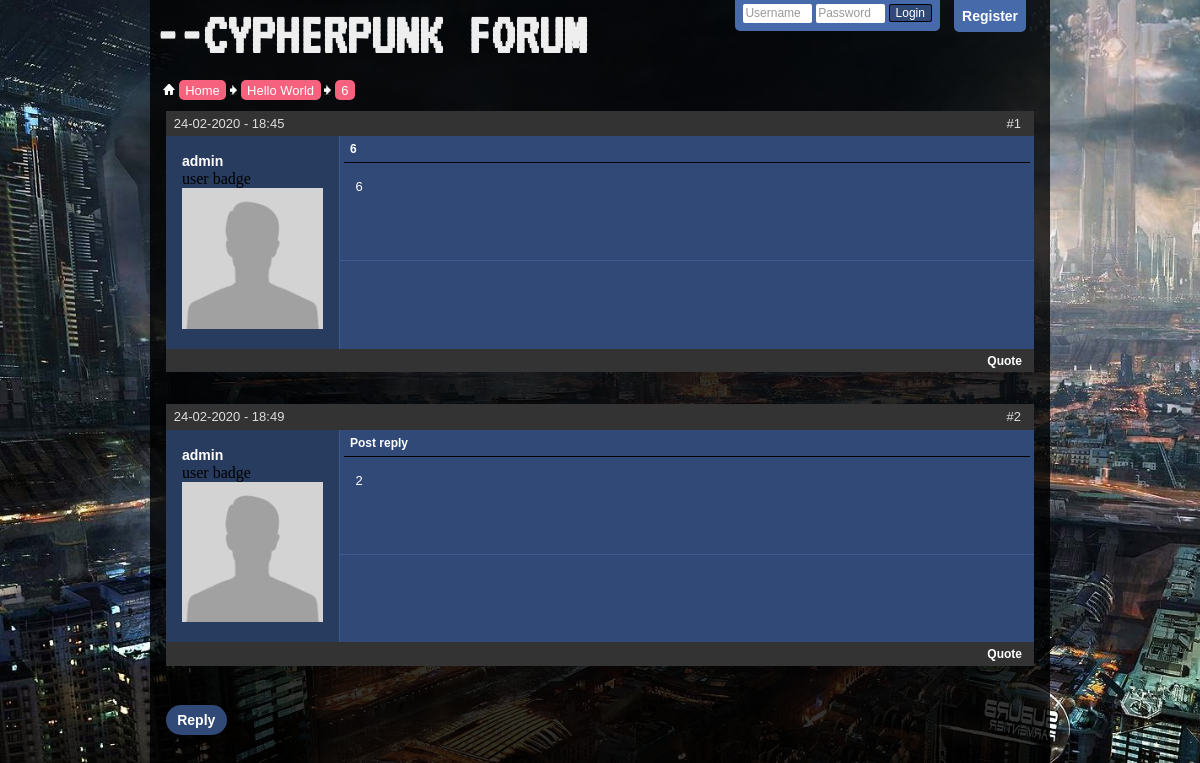
Screenshot of /Second/4/threads/39 with the database file from the repository.
### forumapp/models/models.py (models this page shows, shortened)
class SubCategory(db.Model):
    id = db.Column(db.Integer, primary_key=True)
    title = db.Column(db.String(40), nullable=False)
    desc = db.Column(db.String(200), nullable=False)
    parent_id = db.Column(db.Integer, db.ForeignKey('category.id'))
    threads = db.relationship('Thread', backref='parent')

class Thread(db.Model):
    id = db.Column(db.Integer, primary_key=True)
    title = db.Column(db.String(40), nullable=False)
    pub_date = db.Column(db.DateTime, nullable=False, default=datetime.utcnow)
    author_id = db.Column(db.Integer, db.ForeignKey('user.id'))
    parent_id = db.Column(db.Integer, db.ForeignKey('sub_category.id'))
    posts = db.relationship('Post', backref='thread')

class Post(db.Model):
    id = db.Column(db.Integer, primary_key=True)
    title = db.Column(db.String(80), nullable=False)
    body = db.Column(db.Text, nullable=False)
    pub_date = db.Column(db.DateTime, nullable=False, default=datetime.utcnow)
    edit_date = db.Column(db.DateTime, default=None)
    author_id = db.Column(db.Integer, db.ForeignKey('user.id'))
    thread_id = db.Column(db.Integer, db.ForeignKey('thread.id'))

class User(db.Model, UserMixin):
    id = db.Column(db.Integer, primary_key=True)
    username = db.Column(db.String(20), unique=True, nullable=False)
    password = db.Column(db.String(60), nullable=False)
    posts = db.relationship('Post', backref='author')
    threads = db.relationship('Thread', backref='author')
    permission_level = db.Column(db.Integer, default=0)
    post_signature = db.Column(db.Text(200))
    profile_pic = db.Column(db.String(60), default='default.jpg')

### forumapp/routes.py (the view)
@app.route('/<string:category_title>/<int:sub_category_id>/threads/<int:thread_id>')
def thread(category_title, sub_category_id, thread_id):
    td = Thread.query.filter_by(id=thread_id).first()
    posts = td.posts
    quote_form = ThreadReplyForm()
    variables = {
        'category_title': category_title,
        'sub_category_id': sub_category_id,
        'thread': td,
        'posts': posts,
        'sanitize_html': sanitize_html,
        'form': quote_form,
    }
    return render_template('thread.html', **variables)

### forumapp/models/forms.py
class ThreadReplyForm(FlaskForm):
    body = TextAreaField('Text', validators=[DataRequired()])
    submit = SubmitField('Post')

### forumapp/utils.py (called while the page is built, shortened)
def sanitize_html(text):
    allowed_tags = [
        'img', '/img',
        'url', '/url',
        'quote', '/quote',
        'strong', '/strong',
        'b', '/b',
        'em', '/em',
        'code', '/code',
        'sub', '/sub',
        'sup', '/sup',
        'yt', '/yt'
    ]
    pattern = re.compile(r'<(.*?)>([\s\S]*?)<(.*?)>')
    matches = pattern.finditer(text)
    text = text.replace('<', '&lt')
    text = text.replace('>', '&gt')
    return text

### forumapp/templates/thread.html (shortened to what this page needs)
{% extends "base.html" %}
{% block content %}
    <section class="">
        <div class="content-container">
            {% for post in posts %}
                <div class="post" id="{{ post.id }}">
                    <div class="post-header text-md3">
                        {{ post.pub_date.strftime('%d-%m-%Y - %H:%M') }}
                        <span class="right-corner">#{{ loop.index }}</span>
                    </div>
                    <div class="post-body">
                        <div class="poster-info background-dark2">
                            <a class="text-md2" href="{{ url_for('user_posts', username=post.author.username) }}">{{ post.author.username }}</a>
                            <p>user badge</p>
                            <img src="{{ url_for('static', filename='img/') }}{{ post.author.profile_pic }}" alt="profile pic">
                        </div>
                        <div class="post-main grid-item background-dark">
                            <div class="post-title text-md">
                                <p>{{ post.title }}</p>
                            </div>
                            <div class="post-content text-md3">
                                <p>{{ sanitize_html(post.body)|safe }}</p>
                            </div>
                            <div class="after-content">
                            </div>
                        </div>
                    </div>
                    <div class="post-footer text-md">
                        <a class="right-corner quote-btn" href="{{ url_for('quote', category_title=category_title, sub_category_id=sub_category_id, thread_id=thread.id, post_id=post.id) }}">Quote</a>
                    </div>
                </div>
            {% endfor %}
            <div class="add-button text-md2">
                <a  href="{{ url_for('new_post', category_title=category_title, sub_category_id=sub_category_id, thread_id=thread.id) }}">Reply</a>
            </div>
        </div>
    </section>
{% endblock content %}

### forumapp/templates/_navbar.html (shortened to what this page needs)
<div class="link-tree navigation text-md3">
    <img src="{{ url_for('static', filename='img/navbit-home.jpg') }}" alt="">
    <a href="{{ url_for('home') }}">Home</a>
    {% if thread %}
        <img src="{{ url_for('static', filename='img/navbit-arrow-right.jpg') }}" alt="">
        <a href="{{ url_for('threads', category_title=category_title, sub_category_id=sub_category_id) }}">{{thread.parent.title}}</a>
        <img src="{{ url_for('static', filename='img/navbit-arrow-right.jpg') }}" alt="">
        <a href="#">{{thread.title}}</a>
    {% endif %}
</div>

### forumapp/static/style.css (style rules this page uses)
* { margin: 0; padding: 0; }
a { text-decoration:none; outline: none; }
body { background: url(img/background1.jpg); background-repeat: no-repeat; background-size: cover; background-attachment: fixed; }
.text-md { font:bold 12px Arial,Tahoma,Calibri,Verdana,Geneva,sans-serif; }
.text-md2 { font:bold 14px Arial,Tahoma,Calibri,Verdana,Geneva,sans-serif; }
.text-md3 { font: 13px Verdana,Arial,Tahoma,Calibri,Geneva,sans-serif; }
.background-dark { background-color: #314977; }
.background-dark2 { background-color: #283c60; }
.navigation { padding: 1em; }
.navigation a { text-decoration: none; color:#203459; color: #fff; background-color: #f6627d; border-radius: 5px; padding: 0.2em .5em; }
.content-container { margin: 0 1em; }
.right-corner { position: absolute; top: .4em; right: 1em; }
.add-button { text-align:left; padding: .5em .8em;; background-color: #314977; display: inline-block; border-radius: 20px; margin: .5em 0; color: #fff; }
.add-button a { text-decoration: none; color: #fff; }
.post { margin-bottom: 2em; }
.post-body { display:grid; grid-template-columns: 1fr 4fr; }
.post-content p { white-space: pre-wrap; }
.post-title { width: 97%; margin: auto; border-bottom: 1px solid #000; padding: 0.5em; color: #fff; }
.post-header, .post-footer { background-color: #333; color: #ddd; display: block; padding: .4em .6em; position: relative; min-height: 1.1665em; }
.post-footer a { color: #fff; }
.post-content { padding: 1rem; color: #fff; }
.after-content { border-bottom: solid 1px #3e598e; min-height: 50px; position: relative; }
.poster-info { border-right: 1px solid #3e598e; padding: 1rem; }
.poster-info a { color: #fff; }
.poster-info img { max-width: 100%; }

### rows the page displays
SubCategory: parent "Hello World"
Thread: title "6"
Post: pub_date "24-02-2020 - 18:45", author.username "admin", author.profile_pic (placeholder picture), title "6", body "6"
Post: pub_date "24-02-2020 - 18:49", author.username "admin", author.profile_pic (placeholder picture), title "Post reply", body "2"
